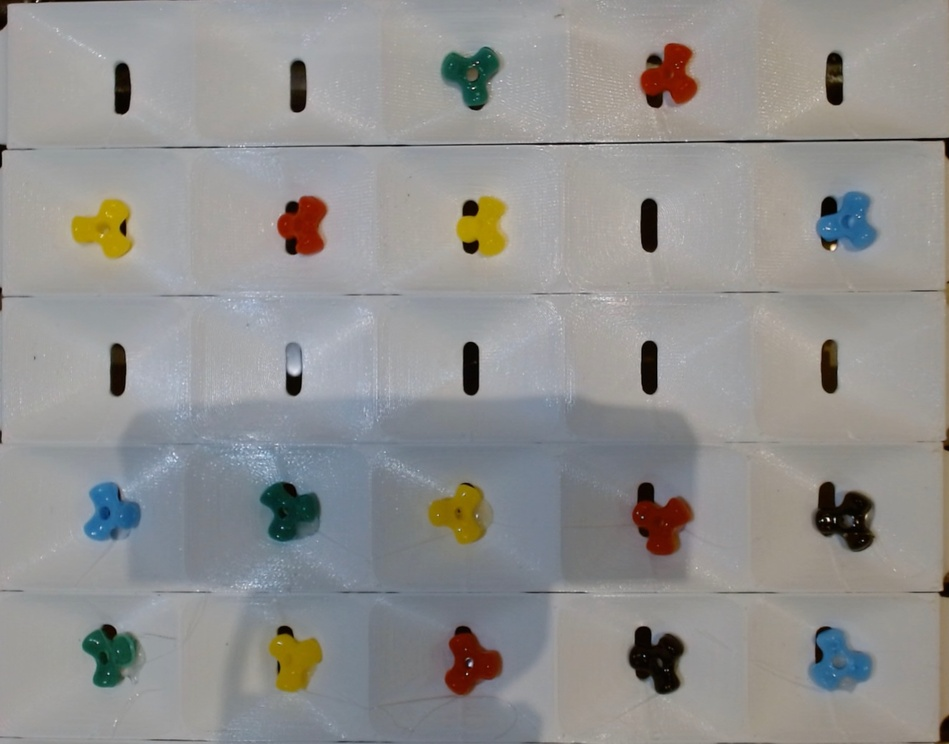
#> input picture img/refined_1.jpeg, 949 x 744 px, shrunk from 2100 x 1646 before the run
$ python bead_detector.py
#> lines starting #> are read from the running program, lines starting #| are printed output that depends on the picture; after the words box and inside, x2 and y2 are one past the last pixel; in counts of white or black regions, pixels touching at a corner belong together
#> in process_grid, image is the input picture: shape (744, 949, 3); mean B, G, R 143.1, 144.5, 145.3
import cv2
import numpy as np

# Define HSV ranges for each color and their shadow variations if needed
HSV_COLOR_RANGES = {
    "red    ": [(0, 70, 50), (10, 255, 255)],
    # "red_sh ": [(160, 50, 50), (180, 255, 150)],
    "blue   ": [(90, 50, 50), (140, 255, 255)],
    "green  ": [(40, 50, 50), (85, 255, 255)],
    "yellow ": [(20, 70, 70), (35, 255, 255)],
    "black  ": [(0, 0, 0), (180, 70, 40)]
}

# [14 lines of commented-out code are left out]


def detect_color(cell):
    """
    Detect the dominant color in a cell using HSV color thresholds,
    only considering the middle 50% of the cell.
    """
    height, width = cell.shape[:2]

    # Calculate the boundaries for the middle 50%
    x_start = width // 4
    x_end = width - (width // 4)
    y_start = height // 4
    y_end = height - (height // 4)

    # Extract the middle portion of the cell
    middle_portion = cell[y_start:y_end, x_start:x_end]

    # Convert to HSV
    hsv = cv2.cvtColor(middle_portion, cv2.COLOR_BGR2HSV)

    best_color = "unknown"
    max_pixels = 0

    for color, (lower, upper) in HSV_COLOR_RANGES.items():
        mask = cv2.inRange(hsv, np.array(lower), np.array(upper))
        pixels = cv2.countNonZero(mask)
        if pixels > max_pixels:
            max_pixels = pixels
            best_color = color.strip()

    return best_color


def find_bounding_box_for_colors(image):
    """
    Create a combined mask of all colors, then find the minimal bounding rectangle
    covering all detected color pixels.
    """
    hsv = cv2.cvtColor(image, cv2.COLOR_BGR2HSV)
#> hsv: shape (744, 949, 3); mean H, S, V 59.6, 28.3, 151.1

    # Combine all color masks
    combined_mask = None
    for color, (lower, upper) in HSV_COLOR_RANGES.items():
        mask = cv2.inRange(hsv, np.array(lower), np.array(upper))
        if combined_mask is None:
            combined_mask = mask
        else:
            combined_mask = cv2.bitwise_or(combined_mask, mask)
#> this loop made 5 passes
#> pass 1, in find_bounding_box_for_colors, `mask = cv2.inRange(hsv, np.array(lower), np.array(upper))`:
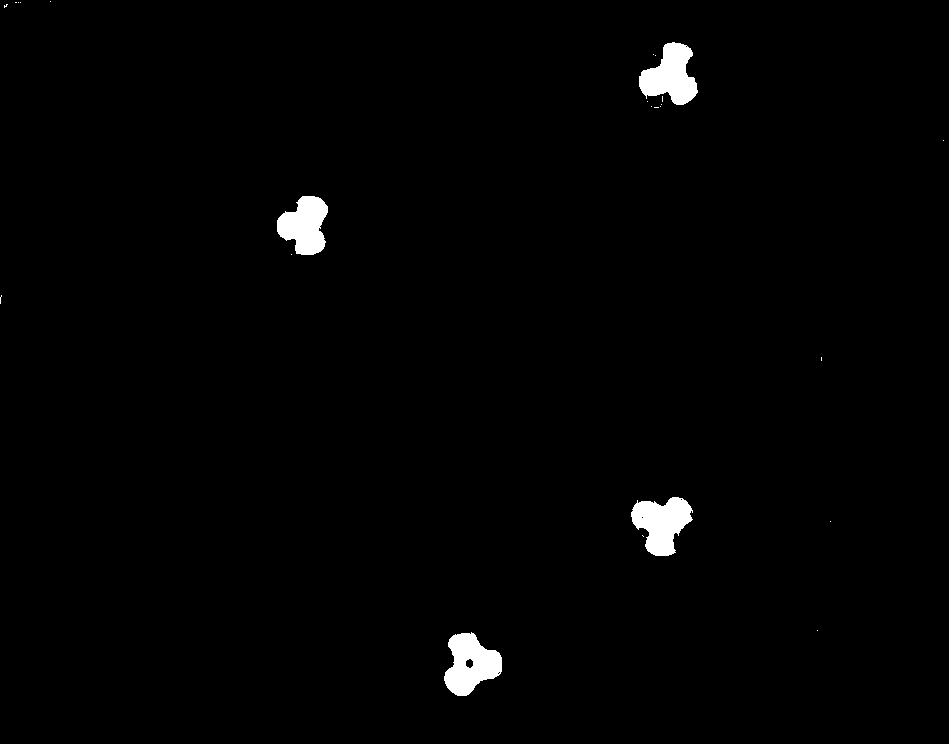
#> mask: shape (744, 949); 1.3% white; 24 white regions (20 under 20 px), largest, box (x1, y1, x2, y2) and area: (444, 632, 502, 696) 2349, (631, 497, 693, 556) 2306, (639, 42, 698, 105) 2263, (277, 196, 328, 255) 2058
#> pass 2, in find_bounding_box_for_colors, `combined_mask = cv2.bitwise_or(combined_mask, mask)`:
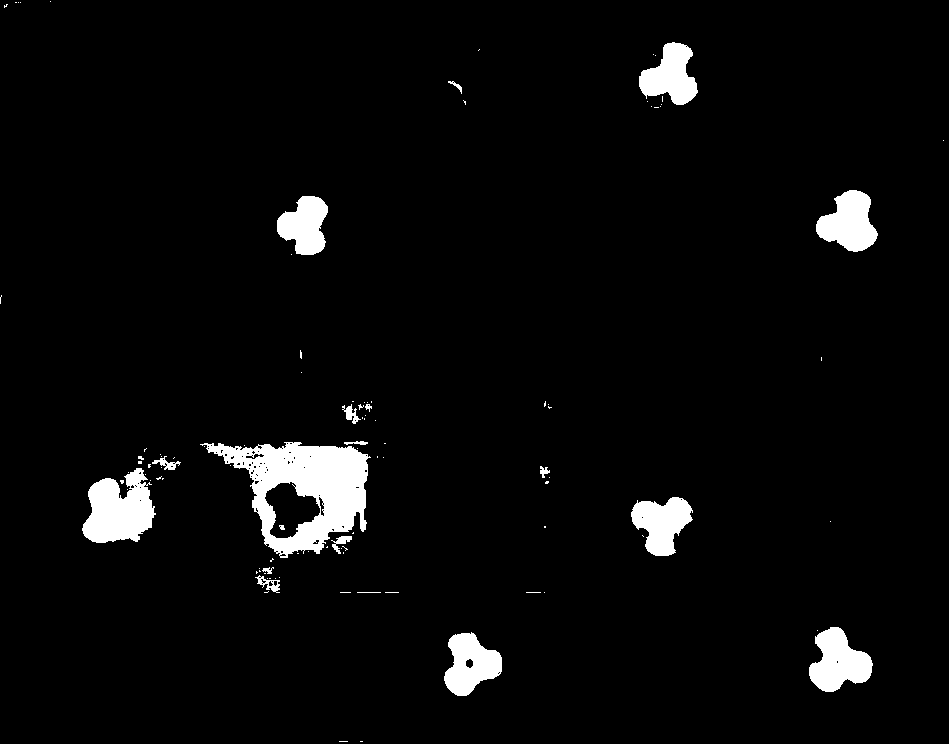
#> combined_mask: shape (744, 949); 4% white; 103 white regions (84 under 20 px), largest, box (x1, y1, x2, y2) and area: (200, 442, 371, 558) 9276, (82, 468, 156, 543) 3708, (809, 627, 873, 692) 2599
#> pass 3, in find_bounding_box_for_colors, `mask = cv2.inRange(hsv, np.array(lower), np.array(upper))`:
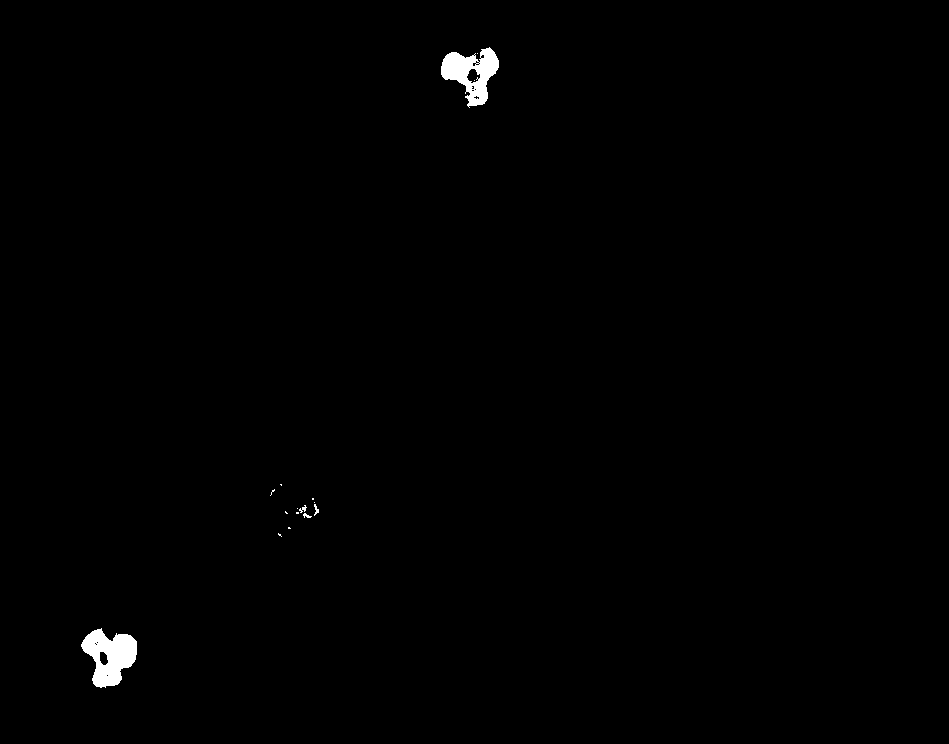
#> mask: shape (744, 949); 0.56% white; 16 white regions (11 under 20 px), largest, box (x1, y1, x2, y2) and area: (81, 628, 137, 688) 2014, (441, 47, 499, 108) 1811, (314, 504, 319, 516) 30, (299, 505, 307, 513) 29, (303, 513, 312, 518) 24
#> after the loop:
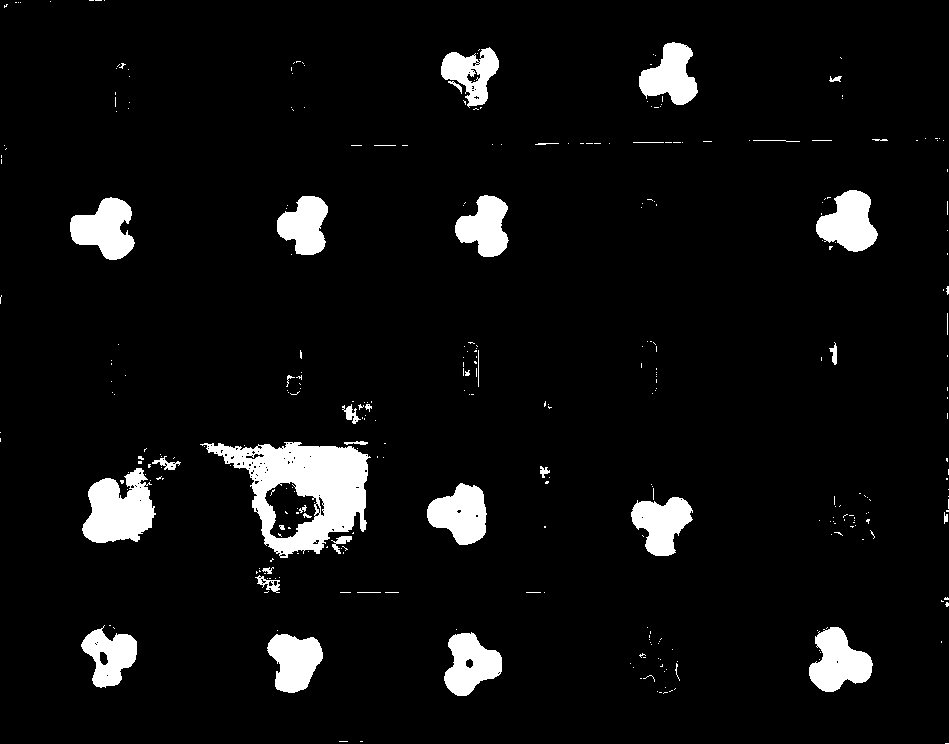
#> combined_mask: shape (744, 949); 6.1% white; 335 white regions (294 under 20 px), largest, box (x1, y1, x2, y2) and area: (200, 442, 371, 558) 9313, (82, 468, 156, 543) 3708, (809, 627, 873, 692) 2606

    # If no colors are found, default to full image
    if combined_mask is None or cv2.countNonZero(combined_mask) == 0:
        return 0, 0, image.shape[1], image.shape[0]

    # Find all non-zero points in combined_mask
    pts = cv2.findNonZero(combined_mask)
#> pts = contour of 42929 points, box (x1, y1, x2, y2) (0, 0, 949, 744), area 30297
    if pts is None:
        # No colored objects found
        return 0, 0, image.shape[1], image.shape[0]

    # Get bounding rectangle of all colored points
    x, y, w, h = cv2.boundingRect(pts)
#> x = 0; y = 0; w = 949; h = 744
    return x, y, w, h

def process_grid(image_path, grid_size=(5, 5)):
    """
    Detect the colors in a grid image by:
    - Finding all colors first
    - Determining bounding box that covers all colorful objects
    - Dividing that bounding box into a grid and detecting colors
    """
    image = cv2.imread(image_path)
    if image is None:
        raise ValueError("Image not found or cannot be opened")

    # Determine bounding box that covers all colored regions
    x, y, w, h = find_bounding_box_for_colors(image)
#> x = 0; y = 0; w = 949; h = 744

    # Compute cell dimensions
    cell_height = h // grid_size[0]
#> cell_height = 148
    cell_width = w // grid_size[1]
#> cell_width = 189
    detected_colors = [["unknown"] * grid_size[1] for _ in range(grid_size[0])]

    # For visualization
    visualized_image = image.copy()

    for row in range(grid_size[0]):
        for col in range(grid_size[1]):
            y1 = y + row * cell_height
            y2 = y + (row + 1) * cell_height
            x1 = x + col * cell_width
            x2 = x + (col + 1) * cell_width

            cell = image[y1:y2, x1:x2]
            c = detect_color(cell)
            detected_colors[row][col] = c

            # Draw rectangles and label each cell
            cv2.rectangle(visualized_image, (x1, y1), (x2, y2), (0, 255, 0), 2)
            cv2.putText(visualized_image, c, (x1 + 5, y1 + 20), cv2.FONT_HERSHEY_SIMPLEX,
                        0.5, (255, 255, 255), 1, cv2.LINE_AA)
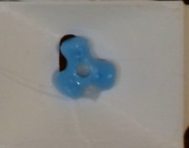
#> cell: shape (148, 189, 3); mean B, G, R 136.4, 139.8, 140.4
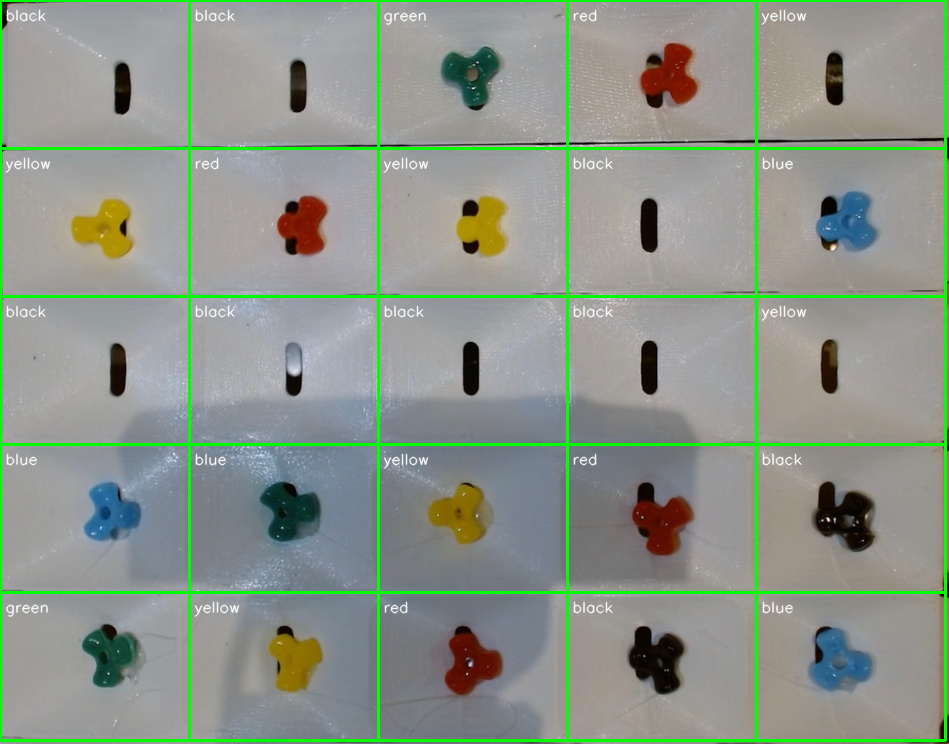
#> visualized_image: shape (744, 949, 3); 4.95% of pixels changed, all inside (x1, y1, x2, y2) = (0, 0, 947, 742)
#> after the loop, detected_colors = [['black', 'black', 'green', 'red', 'yellow'], ['yellow', 'red', 'yellow', 'black', 'blue'], ['black', 'black', 'black', 'black', 'yellow'], ['blue', 'blue', 'yellow', 'red', 'black'], ['green', 'yellow', 'red', 'black', 'blue']]

    return detected_colors, visualized_image

def display_results(grid_colors, image_path):
    """
    Display the detected grid colors in a formatted way.
    """
    print(f"\nFinal Grid ({image_path}) Colors:")
    for row in grid_colors:
        print(" ".join(row))
    print("\n")

def main():
    image_path = "img/refined_1.jpeg"  # Replace with your image path
    grid_colors, visualized_image = process_grid(image_path, grid_size=(5, 5))
#> grid_colors has the same summary as detected_colors in process_grid
    display_results(grid_colors, image_path)
#> the loop in display_results, `for row in grid_colors:` made 5 passes
#> (printed output is left out)

    cv2.imshow("Detected Grid11111", visualized_image)
    cv2.waitKey(0)
    cv2.destroyAllWindows()

if __name__ == "__main__":
    main()

$ run again, with img/refined_2.jpeg copied over img/refined_1.jpeg
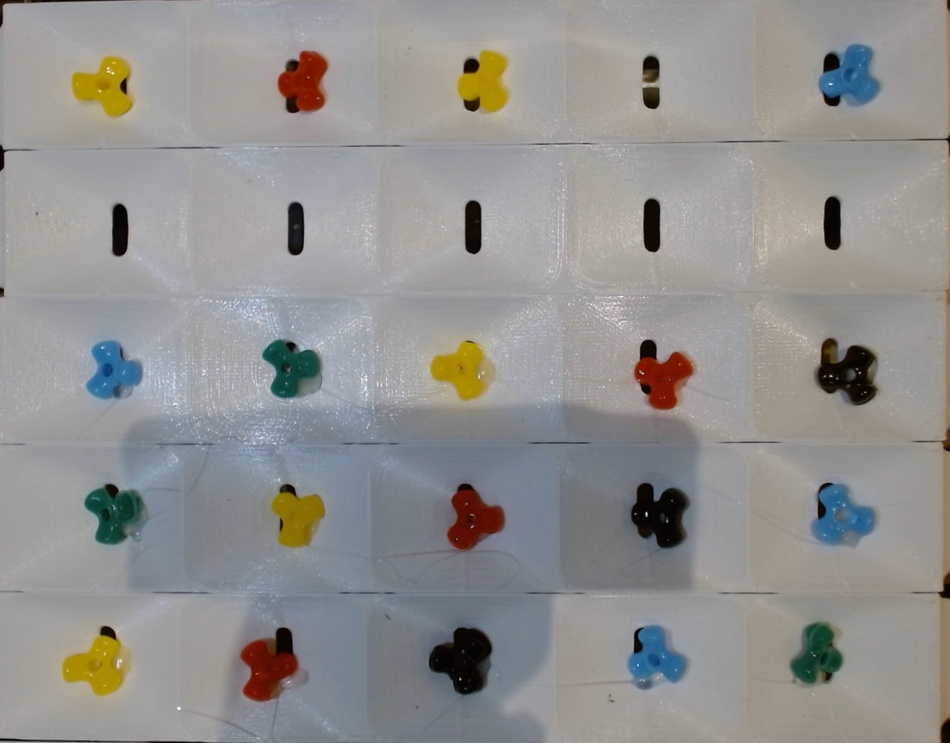
#> input picture img/refined_2.jpeg, 950 x 743 px, shrunk from 2100 x 1641 before the run
#> in process_grid, image is the input picture: shape (743, 950, 3); mean B, G, R 143.3, 145.3, 145.9
#> after the loop in find_bounding_box_for_colors, `for color, (lower, upper) in HSV_COLOR_RANGES.items():`:
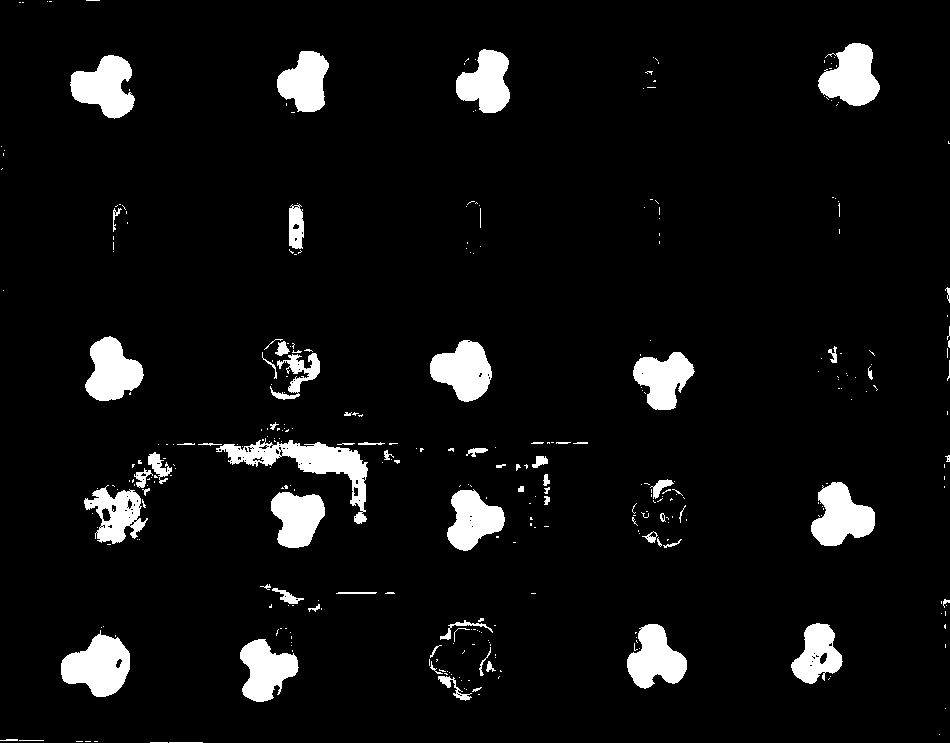
#> combined_mask: shape (743, 950); 6.3% white; 349 white regions (278 under 20 px), largest, box (x1, y1, x2, y2) and area: (216, 438, 368, 524) 3426, (61, 630, 130, 697) 2898, (70, 55, 135, 119) 2608
#> pts = contour of 44372 points, box (x1, y1, x2, y2) (0, 0, 950, 743), area 258527
#> in find_bounding_box_for_colors, `x, y, w, h = cv2.boundingRect(pts)`: x = 0; w = 950; h = 743
#> in process_grid, `x, y, w, h = find_bounding_box_for_colors(image)`: x = 0; w = 950; h = 743
#> cell_height = 148
#> cell_width = 190
#> after the loop in process_grid, `for row in range(grid_size[0]):`:
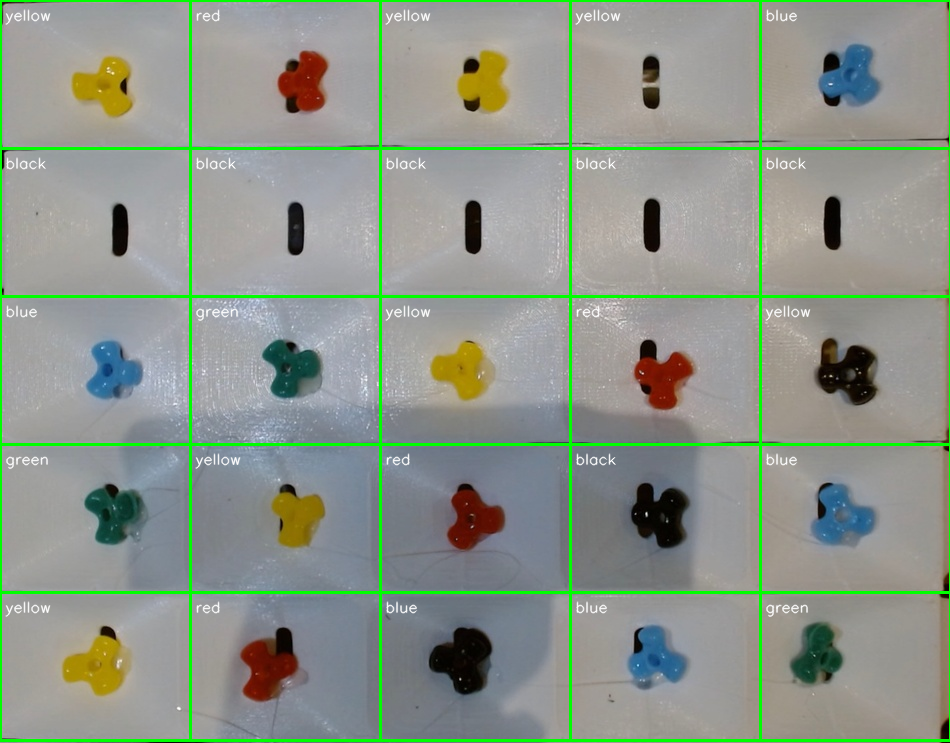
#> visualized_image: shape (743, 950, 3); 4.75% of pixels changed, all inside (x1, y1, x2, y2) = (0, 0, 950, 742)
#> after the loop in process_grid, `for row in range(grid_size[0]):`: detected_colors = [['yellow', 'red', 'yellow', 'yellow', 'blue'], ['black', 'black', 'black', 'black', 'black'], ['blue', 'green', 'yellow', 'red', 'yellow'], ['green', 'yellow', 'red', 'black', 'blue'], ['yellow', 'red', 'blue', 'blue', 'green']]
#> grid_colors has the same summary as detected_colors in process_grid
#> the loop in display_results, `for row in grid_colors:` made 5 passes
#> (printed output is left out)
